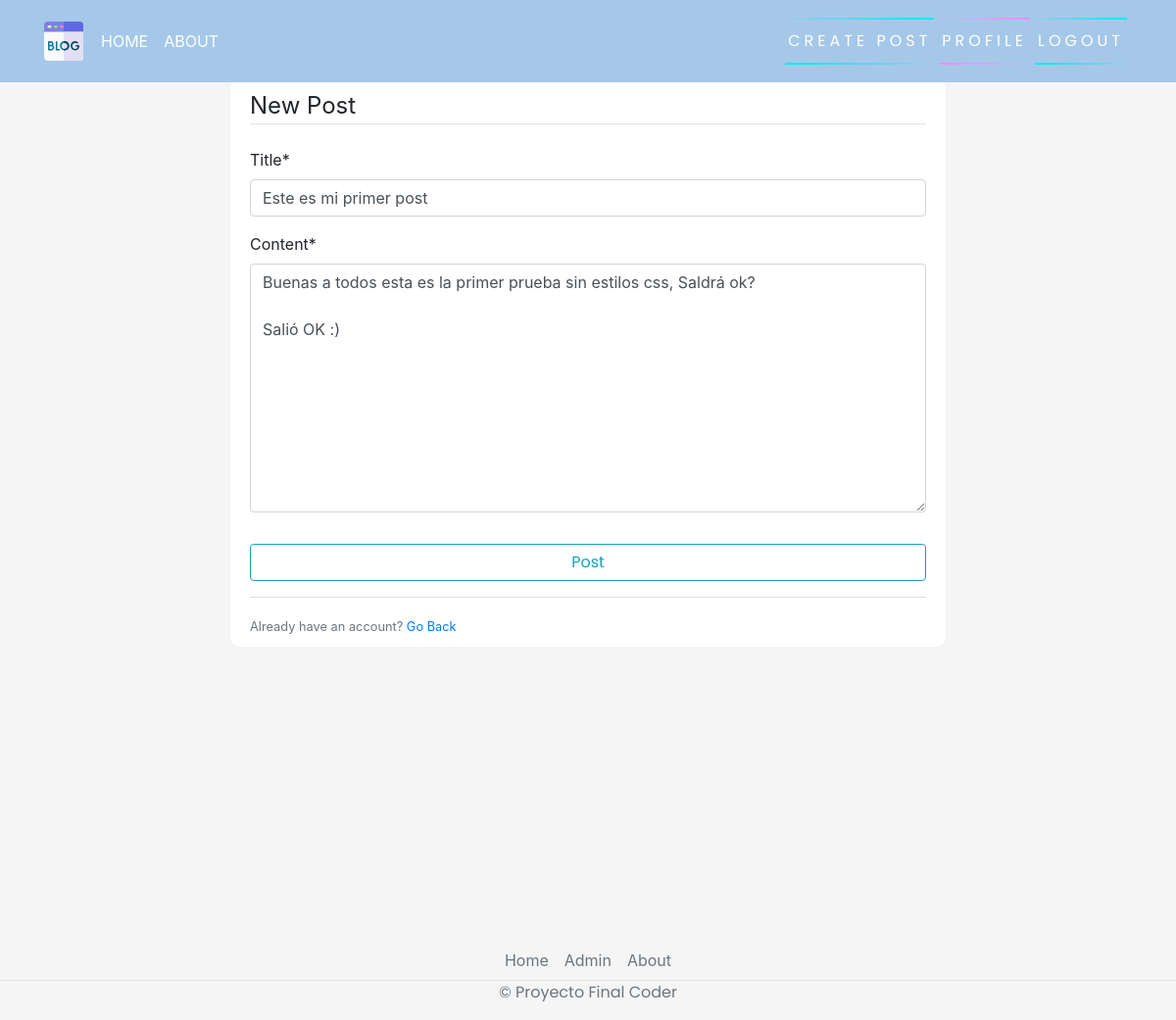
Page /post/1/update (signed in) on the committed database.
### blog/models.py (models this page shows, shortened)
class Post(models.Model):
    title = models.CharField(max_length=200)
    content = models.TextField()
    date_posted = models.DateTimeField(default=timezone.now)
    author = models.ForeignKey(User, on_delete=models.CASCADE)

### blog/views.py (the view, shortened to what this page needs)
# urls.py: path('post/<int:pk>/update', PostUpdateView.as_view(), name="blog-update"),
class PostUpdateView(LoginRequiredMixin, UserPassesTestMixin, UpdateView):
    model = Post
    fields = ['title', 'content']
    def test_func(self):
        post = self.get_object()
        if self.request.user == post.author:
            return True
        return False

### blog/templates/blog/post_form.html (shortened to what this page needs)
{% extends 'blog/base.html' %}
{% load crispy_forms_tags %}
{% block content %}
    <div class="content-section">
        <form action="" method="post">
            <fieldset class="form-group">
                <legend class="border-bottom mb-4">New Post</legend>
                {{ form|crispy }}
            </fieldset>
            <div class="form-group">
                <button class="btn btn-outline-info" type="submit">Post</button>
            </div>
        </form>
        <div class="border-top pt-3">
            <small class="text-muted">Already have an account? <a href="{% url 'blog-home' %}">Go Back</a></small>
        </div>
    </div>
{% endblock content %}

### blog/static/blog/main.css (style rules this page uses)
body { background-color: rgb(56, 56, 56); margin-top: 5rem; background-size: contain; background-repeat: no-repeat; }
.content-section { background: #ffffff; padding: 10px 20px; border-radius: 10px; margin-bottom: 20px; }
button { font-family: 'Poppins', sans-serif; border: none; outline: 0; display: inline-block; padding: 8px; color: white; background-color: #000; text-align: center; cursor: pointer; width: 100%; font-size: 18px; transition: 1s; background: linear-gradient(270deg, rgb(98, 0, 255) 100%); }

### rows in the picture
Post: title "Este es mi primer post", content "Buenas a todos esta es la primer prueba sin estilos css, Saldrá ok? Salió OK :)"
